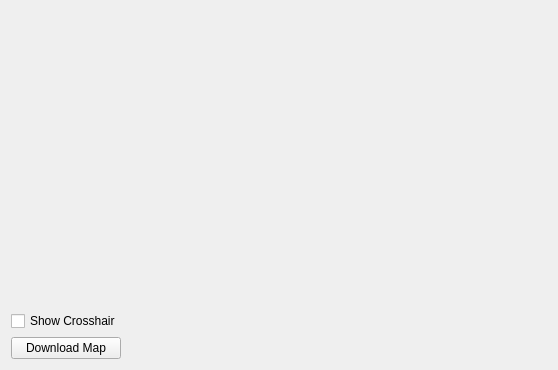
<?xml version="1.0" encoding="UTF-8"?>
<ui version="4.0">
 <class>MapForm</class>
 <widget class="QWidget" name="MapForm">
  <property name="geometry">
   <rect>
    <x>0</x>
    <y>0</y>
    <width>558</width>
    <height>370</height>
   </rect>
  </property>
  <property name="windowTitle">
   <string>Form</string>
  </property>
  <layout class="QHBoxLayout" name="horizontalLayout">
   <item>
    <layout class="QVBoxLayout" name="verticalLayout">
     <item>
      <widget class="QLabel" name="label_index">
       <property name="sizePolicy">
        <sizepolicy hsizetype="Fixed" vsizetype="Preferred">
         <horstretch>0</horstretch>
         <verstretch>0</verstretch>
        </sizepolicy>
       </property>
       <property name="text">
        <string/>
       </property>
      </widget>
     </item>
     <item>
      <widget class="QLabel" name="label_xy">
       <property name="sizePolicy">
        <sizepolicy hsizetype="Fixed" vsizetype="Preferred">
         <horstretch>0</horstretch>
         <verstretch>0</verstretch>
        </sizepolicy>
       </property>
       <property name="text">
        <string/>
       </property>
      </widget>
     </item>
     <item>
      <widget class="QLabel" name="label_mapname">
       <property name="sizePolicy">
        <sizepolicy hsizetype="Fixed" vsizetype="Preferred">
         <horstretch>0</horstretch>
         <verstretch>0</verstretch>
        </sizepolicy>
       </property>
       <property name="text">
        <string/>
       </property>
      </widget>
     </item>
     <item>
      <widget class="QCheckBox" name="checkBox_showcrosshair">
       <property name="text">
        <string>Show Crosshair</string>
       </property>
      </widget>
     </item>
     <item>
      <widget class="QPushButton" name="pushButton_loadmap">
       <property name="text">
        <string>Download Map</string>
       </property>
      </widget>
     </item>
    </layout>
   </item>
   <item>
    <widget class="MyPaintMap" name="widget_paintmap" native="true">
     <property name="sizePolicy">
      <sizepolicy hsizetype="Expanding" vsizetype="Preferred">
       <horstretch>0</horstretch>
       <verstretch>0</verstretch>
      </sizepolicy>
     </property>
    </widget>
   </item>
  </layout>
 </widget>
 <customwidgets>
  <customwidget>
   <class>MyPaintMap</class>
   <extends>QWidget</extends>
   <header>mypaintmap.h</header>
   <container>1</container>
  </customwidget>
 </customwidgets>
 <resources/>
 <connections/>
</ui>
